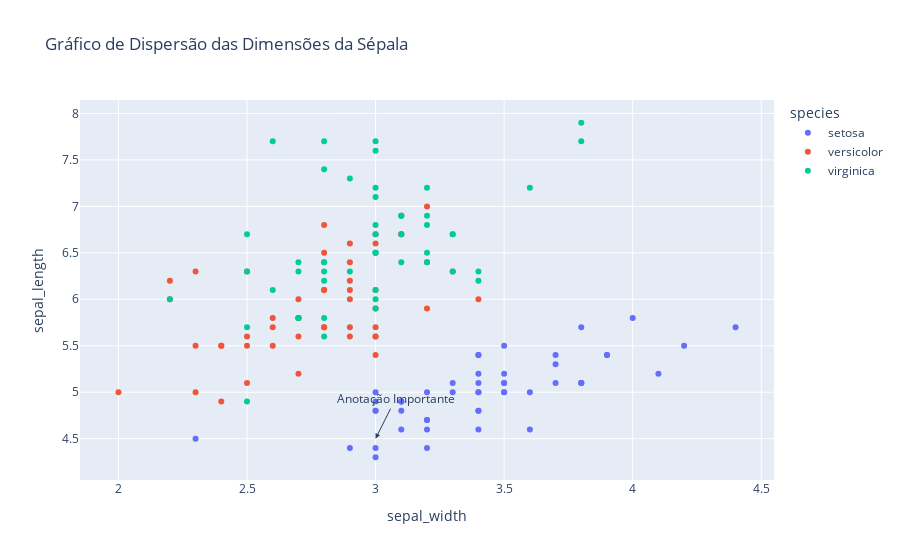

The code cell stored with this chart in its notebook:
### Markdown cell above
## Personalização Avançada

Para atender a necessidades específicas, Plotly oferece uma ampla gama de opções para personalizar seus gráficos.

**Adicionando Anotações**

Anotações podem ser úteis para destacar pontos específicos nos gráficos.

Anotação em Gráfico de Dispersão

### Code cell
import plotly.express as px

# Dataset exemplo
df = px.data.iris()

# Criando o gráfico de dispersão
fig = px.scatter(df, x='sepal_width', y='sepal_length', color='species',
                 title='Gráfico de Dispersão das Dimensões da Sépala')

# Adicionando uma anotação
fig.add_annotation(
    x=3.0,
    y=4.5,
    text='Anotação Importante',
    showarrow=True,
    arrowhead=2,
    ax=20,
    ay=-40
)

fig.show()

### Figure 1 — Plotly figure (JSON) as saved in the notebook; plotly's stock layout.template omitted (floating-point values rounded to 4 significant figures)
{"data": [{"hovertemplate": "species=setosa<br>sepal_width=%{x}<br>sepal_length=%{y}<extra></extra>", "legendgroup": "setosa", "marker": {"color": "#636efa", "symbol": "circle"}, "mode": "markers", "name": "setosa", "orientation": "v", "showlegend": true, "type": "scatter", "x": [3.5, 3, 3.2, 3.1, 3.6, 3.9, 3.4, 3.4, 2.9, 3.1, 3.7, 3.4, 3, 3, 4, 4.4, 3.9, 3.5, 3.8, 3.8, 3.4, 3.7, 3.6, 3.3, 3.4, 3, 3.4, 3.5, 3.4, 3.2, 3.1, 3.4, 4.1, 4.2, 3.1, 3.2, 3.5, 3.1, 3, 3.4, 3.5, 2.3, 3.2, 3.5, 3.8, 3, 3.8, 3.2, 3.7, 3.3], "xaxis": "x", "y": [5.1, 4.9, 4.7, 4.6, 5, 5.4, 4.6, 5, 4.4, 4.9, 5.4, 4.8, 4.8, 4.3, 5.8, 5.7, 5.4, 5.1, 5.7, 5.1, 5.4, 5.1, 4.6, 5.1, 4.8, 5, 5, 5.2, 5.2, 4.7, 4.8, 5.4, 5.2, 5.5, 4.9, 5, 5.5, 4.9, 4.4, 5.1, 5, 4.5, 4.4, 5, 5.1, 4.8, 5.1, 4.6, 5.3, 5], "yaxis": "y"}, {"hovertemplate": "species=versicolor<br>sepal_width=%{x}<br>sepal_length=%{y}<extra></extra>", "legendgroup": "versicolor", "marker": {"color": "#EF553B", "symbol": "circle"}, "mode": "markers", "name": "versicolor", "orientation": "v", "showlegend": true, "type": "scatter", "x": [3.2, 3.2, 3.1, 2.3, 2.8, 2.8, 3.3, 2.4, 2.9, 2.7, 2, 3, 2.2, 2.9, 2.9, 3.1, 3, 2.7, 2.2, 2.5, 3.2, 2.8, 2.5, 2.8, 2.9, 3, 2.8, 3, 2.9, 2.6, 2.4, 2.4, 2.7, 2.7, 3, 3.4, 3.1, 2.3, 3, 2.5, 2.6, 3, 2.6, 2.3, 2.7, 3, 2.9, 2.9, 2.5, 2.8], "xaxis": "x", "y": [7, 6.4, 6.9, 5.5, 6.5, 5.7, 6.3, 4.9, 6.6, 5.2, 5, 5.9, 6, 6.1, 5.6, 6.7, 5.6, 5.8, 6.2, 5.6, 5.9, 6.1, 6.3, 6.1, 6.4, 6.6, 6.8, 6.7, 6, 5.7, 5.5, 5.5, 5.8, 6, 5.4, 6, 6.7, 6.3, 5.6, 5.5, 5.5, 6.1, 5.8, 5, 5.6, 5.7, 5.7, 6.2, 5.1, 5.7], "yaxis": "y"}, {"hovertemplate": "species=virginica<br>sepal_width=%{x}<br>sepal_length=%{y}<extra></extra>", "legendgroup": "virginica", "marker": {"color": "#00cc96", "symbol": "circle"}, "mode": "markers", "name": "virginica", "orientation": "v", "showlegend": true, "type": "scatter", "x": [3.3, 2.7, 3, 2.9, 3, 3, 2.5, 2.9, 2.5, 3.6, 3.2, 2.7, 3, 2.5, 2.8, 3.2, 3, 3.8, 2.6, 2.2, 3.2, 2.8, 2.8, 2.7, 3.3, 3.2, 2.8, 3, 2.8, 3, 2.8, 3.8, 2.8, 2.8, 2.6, 3, 3.4, 3.1, 3, 3.1, 3.1, 3.1, 2.7, 3.2, 3.3, 3, 2.5, 3, 3.4, 3], "xaxis": "x", "y": [6.3, 5.8, 7.1, 6.3, 6.5, 7.6, 4.9, 7.3, 6.7, 7.2, 6.5, 6.4, 6.8, 5.7, 5.8, 6.4, 6.5, 7.7, 7.7, 6, 6.9, 5.6, 7.7, 6.3, 6.7, 7.2, 6.2, 6.1, 6.4, 7.2, 7.4, 7.9, 6.4, 6.3, 6.1, 7.7, 6.3, 6.4, 6, 6.9, 6.7, 6.9, 5.8, 6.8, 6.7, 6.7, 6.3, 6.5, 6.2, 5.9], "yaxis": "y"}], "layout": {"annotations": [{"arrowhead": 2, "ax": 20, "ay": -40, "showarrow": true, "text": "Anotação Importante", "x": 3, "y": 4.5}], "legend": {"title": {"text": "species"}, "tracegroupgap": 0}, "title": {"text": "Gráfico de Dispersão das Dimensões da Sépala"}, "xaxis": {"anchor": "y", "domain": [0, 1], "title": {"text": "sepal_width"}}, "yaxis": {"anchor": "x", "domain": [0, 1], "title": {"text": "sepal_length"}}}}
